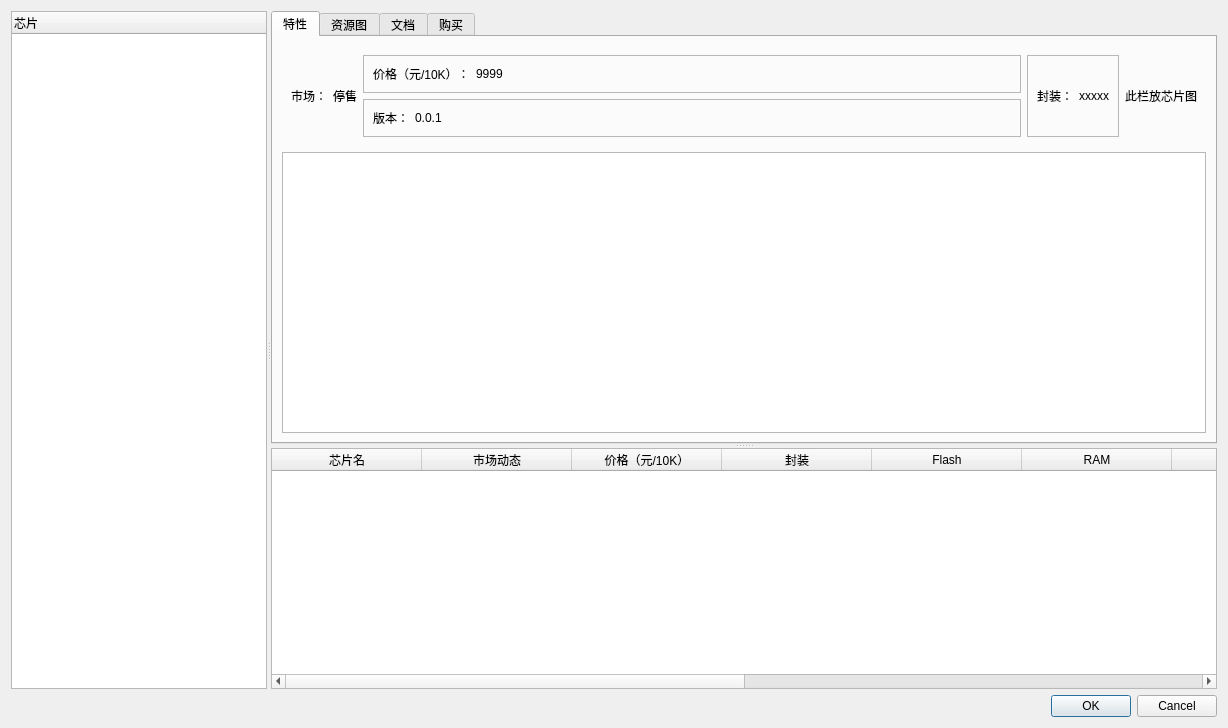
<?xml version="1.0" encoding="UTF-8"?>
<ui version="4.0">
 <class>choose_mcu_dialog</class>
 <widget class="QDialog" name="choose_mcu_dialog">
  <property name="geometry">
   <rect>
    <x>0</x>
    <y>0</y>
    <width>1228</width>
    <height>728</height>
   </rect>
  </property>
  <property name="windowTitle">
   <string>Dialog</string>
  </property>
  <layout class="QGridLayout" name="gridLayout">
   <item row="0" column="0">
    <widget class="QSplitter" name="splitter">
     <property name="orientation">
      <enum>Qt::Horizontal</enum>
     </property>
     <widget class="QTreeWidget" name="utreeWidgetChooseMcu">
      <property name="sizePolicy">
       <sizepolicy hsizetype="Minimum" vsizetype="Minimum">
        <horstretch>1</horstretch>
        <verstretch>0</verstretch>
       </sizepolicy>
      </property>
      <property name="maximumSize">
       <size>
        <width>16777215</width>
        <height>16777215</height>
       </size>
      </property>
      <column>
       <property name="text">
        <string>芯片</string>
       </property>
      </column>
     </widget>
     <widget class="QSplitter" name="splitter_2">
      <property name="sizePolicy">
       <sizepolicy hsizetype="Preferred" vsizetype="Expanding">
        <horstretch>4</horstretch>
        <verstretch>0</verstretch>
       </sizepolicy>
      </property>
      <property name="orientation">
       <enum>Qt::Vertical</enum>
      </property>
      <property name="childrenCollapsible">
       <bool>false</bool>
      </property>
      <widget class="QTabWidget" name="tabWidget">
       <property name="currentIndex">
        <number>0</number>
       </property>
       <widget class="QWidget" name="tab">
        <attribute name="title">
         <string>特性</string>
        </attribute>
        <layout class="QGridLayout" name="gridLayout_7">
         <item row="0" column="0">
          <widget class="QFrame" name="frame_2">
           <property name="frameShape">
            <enum>QFrame::NoFrame</enum>
           </property>
           <property name="frameShadow">
            <enum>QFrame::Raised</enum>
           </property>
           <layout class="QGridLayout" name="gridLayout_6">
            <item row="2" column="2">
             <widget class="QFrame" name="frame_4">
              <property name="sizePolicy">
               <sizepolicy hsizetype="Expanding" vsizetype="Preferred">
                <horstretch>0</horstretch>
                <verstretch>0</verstretch>
               </sizepolicy>
              </property>
              <property name="frameShape">
               <enum>QFrame::StyledPanel</enum>
              </property>
              <property name="frameShadow">
               <enum>QFrame::Raised</enum>
              </property>
              <layout class="QGridLayout" name="gridLayout_4">
               <item row="0" column="0">
                <widget class="QLabel" name="label_6">
                 <property name="text">
                  <string>版本：</string>
                 </property>
                </widget>
               </item>
               <item row="0" column="1">
                <widget class="QLabel" name="label_7">
                 <property name="sizePolicy">
                  <sizepolicy hsizetype="Expanding" vsizetype="Preferred">
                   <horstretch>0</horstretch>
                   <verstretch>0</verstretch>
                  </sizepolicy>
                 </property>
                 <property name="text">
                  <string>0.0.1</string>
                 </property>
                </widget>
               </item>
              </layout>
             </widget>
            </item>
            <item row="0" column="3" rowspan="3">
             <widget class="QFrame" name="frame_5">
              <property name="sizePolicy">
               <sizepolicy hsizetype="Minimum" vsizetype="Preferred">
                <horstretch>0</horstretch>
                <verstretch>0</verstretch>
               </sizepolicy>
              </property>
              <property name="frameShape">
               <enum>QFrame::StyledPanel</enum>
              </property>
              <property name="frameShadow">
               <enum>QFrame::Raised</enum>
              </property>
              <layout class="QGridLayout" name="gridLayout_5">
               <item row="0" column="0">
                <widget class="QLabel" name="label_8">
                 <property name="text">
                  <string>封装：</string>
                 </property>
                </widget>
               </item>
               <item row="0" column="1">
                <widget class="QLabel" name="label_9">
                 <property name="text">
                  <string>xxxxx</string>
                 </property>
                </widget>
               </item>
              </layout>
             </widget>
            </item>
            <item row="0" column="2" rowspan="2">
             <widget class="QFrame" name="frame_3">
              <property name="sizePolicy">
               <sizepolicy hsizetype="Expanding" vsizetype="Preferred">
                <horstretch>0</horstretch>
                <verstretch>0</verstretch>
               </sizepolicy>
              </property>
              <property name="frameShape">
               <enum>QFrame::StyledPanel</enum>
              </property>
              <property name="frameShadow">
               <enum>QFrame::Raised</enum>
              </property>
              <layout class="QGridLayout" name="gridLayout_2">
               <item row="0" column="0">
                <widget class="QLabel" name="label_4">
                 <property name="text">
                  <string>价格（元/10K）：</string>
                 </property>
                </widget>
               </item>
               <item row="0" column="1">
                <widget class="QLabel" name="label_5">
                 <property name="sizePolicy">
                  <sizepolicy hsizetype="Expanding" vsizetype="Preferred">
                   <horstretch>0</horstretch>
                   <verstretch>0</verstretch>
                  </sizepolicy>
                 </property>
                 <property name="text">
                  <string>9999</string>
                 </property>
                </widget>
               </item>
              </layout>
             </widget>
            </item>
            <item row="0" column="1" rowspan="3">
             <widget class="QLabel" name="label_3">
              <property name="sizePolicy">
               <sizepolicy hsizetype="Minimum" vsizetype="Preferred">
                <horstretch>0</horstretch>
                <verstretch>0</verstretch>
               </sizepolicy>
              </property>
              <property name="text">
               <string>停售</string>
              </property>
             </widget>
            </item>
            <item row="0" column="0" rowspan="3">
             <widget class="QLabel" name="label_2">
              <property name="sizePolicy">
               <sizepolicy hsizetype="Minimum" vsizetype="Preferred">
                <horstretch>0</horstretch>
                <verstretch>0</verstretch>
               </sizepolicy>
              </property>
              <property name="text">
               <string>市场：</string>
              </property>
             </widget>
            </item>
            <item row="0" column="4" rowspan="3">
             <widget class="QLabel" name="label">
              <property name="sizePolicy">
               <sizepolicy hsizetype="Preferred" vsizetype="Expanding">
                <horstretch>0</horstretch>
                <verstretch>0</verstretch>
               </sizepolicy>
              </property>
              <property name="sizeIncrement">
               <size>
                <width>0</width>
                <height>0</height>
               </size>
              </property>
              <property name="baseSize">
               <size>
                <width>0</width>
                <height>0</height>
               </size>
              </property>
              <property name="text">
               <string>此栏放芯片图</string>
              </property>
              <property name="scaledContents">
               <bool>true</bool>
              </property>
             </widget>
            </item>
           </layout>
          </widget>
         </item>
         <item row="1" column="0">
          <widget class="QTextBrowser" name="utextBrowserReadMe">
           <property name="font">
            <font>
             <family>JetBrains Mono</family>
            </font>
           </property>
           <property name="openExternalLinks">
            <bool>true</bool>
           </property>
           <property name="openLinks">
            <bool>true</bool>
           </property>
          </widget>
         </item>
        </layout>
       </widget>
       <widget class="QWidget" name="tab_2">
        <attribute name="title">
         <string>资源图</string>
        </attribute>
       </widget>
       <widget class="QWidget" name="tab_3">
        <attribute name="title">
         <string>文档</string>
        </attribute>
       </widget>
       <widget class="QWidget" name="tab_4">
        <attribute name="title">
         <string>购买</string>
        </attribute>
       </widget>
      </widget>
      <widget class="QTableWidget" name="utableWidegtMcu">
       <property name="selectionBehavior">
        <enum>QAbstractItemView::SelectRows</enum>
       </property>
       <property name="textElideMode">
        <enum>Qt::ElideNone</enum>
       </property>
       <property name="sortingEnabled">
        <bool>true</bool>
       </property>
       <attribute name="horizontalHeaderDefaultSectionSize">
        <number>150</number>
       </attribute>
       <column>
        <property name="text">
         <string>芯片名</string>
        </property>
       </column>
       <column>
        <property name="text">
         <string>市场动态</string>
        </property>
       </column>
       <column>
        <property name="text">
         <string>价格（元/10K）</string>
        </property>
       </column>
       <column>
        <property name="text">
         <string>封装</string>
        </property>
       </column>
       <column>
        <property name="text">
         <string>Flash</string>
        </property>
       </column>
       <column>
        <property name="text">
         <string>RAM</string>
        </property>
       </column>
       <column>
        <property name="text">
         <string>IO</string>
        </property>
       </column>
       <column>
        <property name="text">
         <string>频率</string>
        </property>
       </column>
       <column>
        <property name="text">
         <string>公司</string>
        </property>
       </column>
       <column>
        <property name="text">
         <string>内核</string>
        </property>
       </column>
       <column>
        <property name="text">
         <string>主科</string>
        </property>
       </column>
       <column>
        <property name="text">
         <string>亚科</string>
        </property>
       </column>
      </widget>
     </widget>
    </widget>
   </item>
   <item row="1" column="0">
    <widget class="QDialogButtonBox" name="ubuttonBox">
     <property name="orientation">
      <enum>Qt::Horizontal</enum>
     </property>
     <property name="standardButtons">
      <set>QDialogButtonBox::Cancel|QDialogButtonBox::Ok</set>
     </property>
    </widget>
   </item>
  </layout>
 </widget>
 <resources/>
 <connections/>
</ui>
